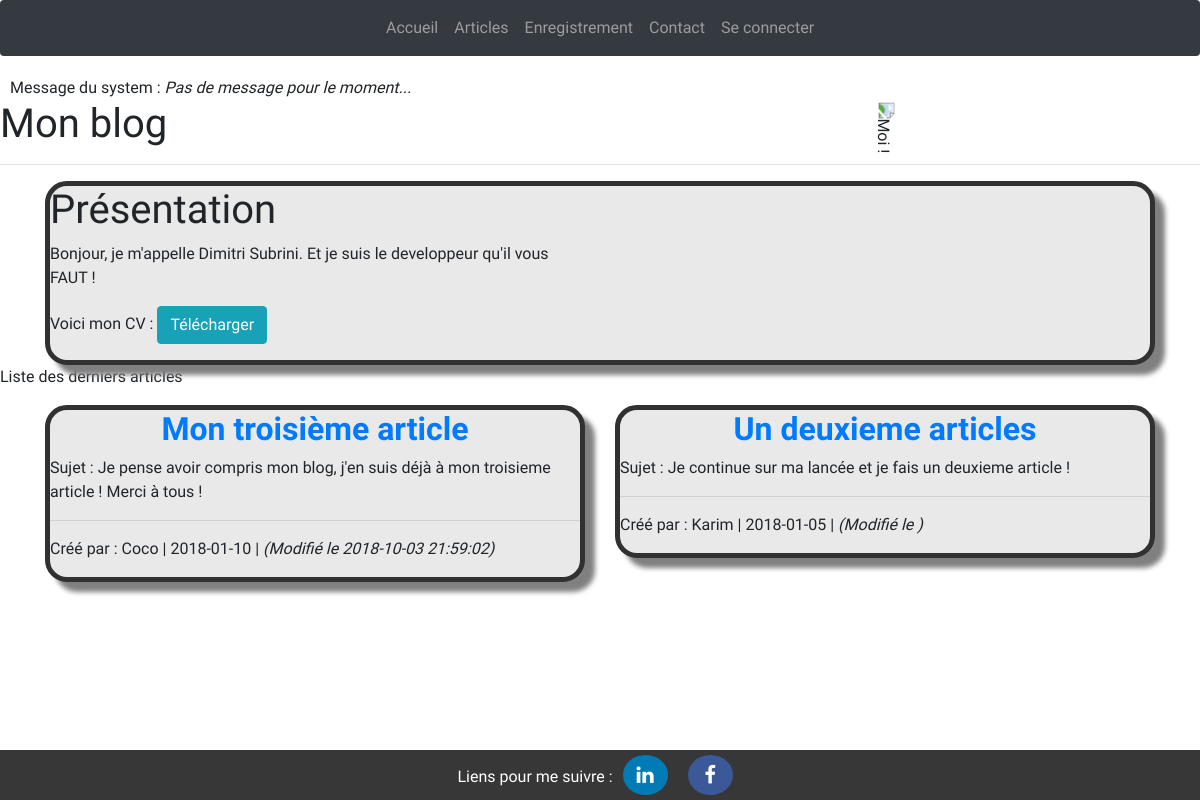
The page / on the database its author committed.
### tables this page shows
CREATE TABLE IF NOT EXISTS `article` (
  `id` int(11) NOT NULL AUTO_INCREMENT,
  `title` varchar(100) NOT NULL,
  `chapeau` varchar(255) NOT NULL,
  `content` text NOT NULL,
  `author` varchar(100) NOT NULL,
  `date_added` date NOT NULL,
  `edited` datetime DEFAULT NULL,
  PRIMARY KEY (`id`)
);

### src/controller/FrontController.php (called while the page is built, shortened)
<?php
class FrontController
{
    private $articleDAO;
    private $view;
    public function __construct()
    {
        $this->articleDAO = new ArticleDAO();
        $this->view = new View();
    }
    public function home()
    {
        $articles = $this->articleDAO->getNewArticles();
        $this->view->render('home', [
            'articles' => $articles
        ]);
    }
}

### public/index.php (called while the page is built, shortened)
<?php
require '../config/Autoloader.php';
$router = new \App\config\Router();
$router->run();

### config/Autoloader.php (called while the page is built, shortened)
<?php
class Autoloader
{
    public static function autoload($class)
    {
        $class = str_replace('App', '', $class);
        $class = str_replace('\\', '/', $class);
    }
}

### src/DAO/ArticleDAO.php (called while the page is built, shortened)
<?php
class ArticleDAO extends DAO
{
    public function getNewArticles()
    {
        $sql = 'SELECT id, title, chapeau, content, author, date_added, edited FROM article ORDER BY id DESC LIMIT 2';
        $result = $this->sql($sql);
        $articles = [];
        foreach ($result as $row) {
            $articleId = $row['id'];
            $articles[$articleId] = $this->buildObject($row);
        }
        return $articles;
    }
    private function buildObject(array $row)
    {
        $article = new Article();
        $article->setId($row['id']);
        $article->setTitle($row['title']);
        $article->setChapeau($row['chapeau']);
        $article->setContent($row['content']);
        $article->setDateAdded($row['date_added']);
        $article->setAuthor($row['author']);
        $article->setEdited($row['edited']);
        return $article;
    }
}

### src/DAO/DAO.php (called while the page is built, shortened)
<?php
abstract class DAO
{
    private $connection;
    private function checkConnection()
    {
        if($this->connection === null) {
            return $this->getConnection();
        }
        return $this->connection;
    }
    private function getConnection()
    {
        try{
            $this->connection = new PDO(DB_HOST, DB_USER, DB_PASS);
            $this->connection->setAttribute(PDO::ATTR_ERRMODE, PDO::ERRMODE_EXCEPTION);
            return $this->connection;
        }
        catch(Exception $errorConnection)
        {
            die ('Erreur de connection :'.$errorConnection->getMessage());
        }
    }
    protected function sql($sql, $parameters = null)
    {
        if($parameters)
        {
            $result = $this->checkConnection()->prepare($sql);
            $result->execute($parameters);
            return $result;
        }
        else{
            $result = $this->checkConnection()->query($sql);
            return $result;
        }
    }
}

### src/model/Article.php (called while the page is built, shortened)
<?php
class Article
{
    private $id;
    private $title;
    private $chapeau;
    private $author;
    private $date_added;
    private $edited;
    public function getId()
    {
        return $this->id;
    }
    public function setId($id)
    {
        $this->id = $id;
    }
    public function getTitle()
    {
        return $this->title;
    }
    public function setTitle($title)
    {
        $this->title = $title;
    }
    public function getChapeau()
    {
        return $this->chapeau;
    }
    public function setChapeau($chapeau)
    {
        $this->chapeau = $chapeau;
    }
    public function getAuthor()
    {
        return $this->author;
    }
    public function setAuthor($author)
    {
        $this->author = $author;
    }
    public function getDateAdded()
    {
        return $this->date_added;
    }
    public function setDateAdded($date_added)
    {
        $this->date_added = $date_added;
    }
    public function getEdited()
    {
        return $this->edited;
    }
    public function setEdited($edited)
    {
        $this->edited = $edited;
    }
}

### templates/home.php (the view, shortened to what this page needs)
<h1>Mon blog</h1><hr>
    <div class="container">
        <div class="row">
            <div class="col-sm-12 col-lg-12">
                <div class="banner">
                    <div class="row">
                        <div class="col-sm-6">
                            <div class="presentation">
                                <h1>Présentation</h1>
                                <p>Bonjour, je m'appelle Dimitri Subrini. Et je suis le developpeur qu'il vous FAUT !</p>
                                <p>Voici mon CV : <a href="../public/img/CVweb.pdf"><button class="btn btn-info">Télécharger</button></a></p>
                            </div>
                        </div>
                        <div class="col-sm-6">
                            <div class="image">
                                <img src="../public/img/moi.jpg" alt="Moi !">
                            </div>
                        </div>
                    </div>
                </div>
            </div>
        </div>
    </div>
<p>Liste des derniers articles</p>
    <div class="container">
        <div class="row">
            <?php
            foreach ($articles as $article)
            {
            ?>
            <div class="col-lg-6 col-sm-12">
                <div class="article">
                    <h2><a href="../public/index.php?route=article&idArt=<?= htmlspecialchars($article->getId());?>"><strong><?= htmlspecialchars($article->getTitle());?></strong></a></h2>
                    <p>Sujet : <?= htmlspecialchars($article->getChapeau());?></p><hr>
                    <p>Créé par : <?= htmlspecialchars($article->getAuthor());?> | <?= htmlspecialchars($article->getDateAdded());?> | <?php if (htmlspecialchars($article->getEdited()) !== NULL) { ?> <em>(Modifié le <?php echo htmlspecialchars($article->getEdited());} ?>)</em></p>
                 </div><br>
            </div>
            <?php } ?>
        </div>
    </div>

### public/css/style.css (style rules this page uses)
body { background-image: url("../img/background.png"); font-family: 'Chakra Petch', sans-serif; height: 100%; margin: 0; padding: 0px; }
.banner { background-color: rgb(233, 233, 233); border: 5px solid rgb(49, 49, 49); border-radius: 22px; box-shadow: 10px 10px 5px grey; }
.image { margin: 30px; padding: 30px; }
img { display: block; margin-left: auto; margin-right: auto; width: 75%; margin: auto; padding: 0; transform: rotate(0.25turn); }
.article { background-color: rgb(233, 233, 233); border: 5px solid rgb(49, 49, 49); box-shadow: 10px 10px 5px grey; border-radius: 22px; position: center; }
.article h2 { text-align: center; }
button { text-align: center; }

### rows shown on the page
article: title "Mon troisième article", chapeau "Je pense avoir compris mon blog, j'en suis déjà à mon troisieme article ! Merci à tous !", author "Coco", date_added "2018-01-10", edited "2018-10-03 21:59:02"
article: title "Un deuxieme articles", chapeau "Je continue sur ma lancée et je fais un deuxieme article !", author "Karim", date_added "2018-01-05"
